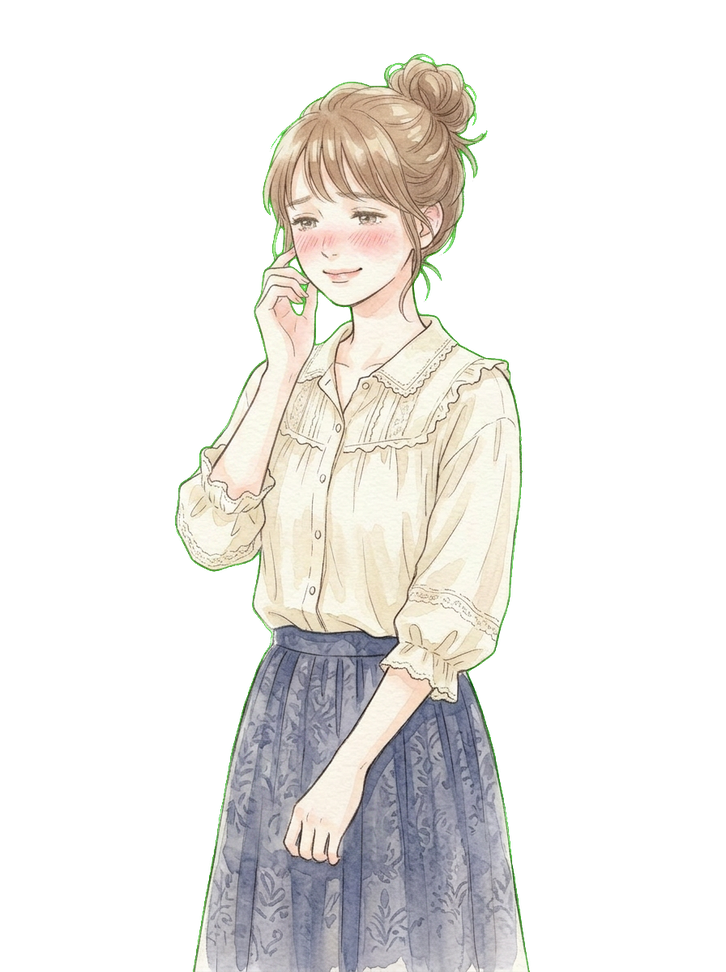
#> input picture assets/characters/mio_shy.png, 726 x 972 px, shrunk from 896 x 1200 before the run, found by its file name
$ python chroma_key.py assets/characters/mio_shy.png
#> lines starting #> are read from the running program, lines starting #| are printed output that depends on the picture; after the words box and inside, x2 and y2 are one past the last pixel; in counts of white or black regions, pixels touching at a corner belong together
#!/usr/bin/env python3
"""
chroma_key.py ― グリーンバック／マゼンタバック画像を透過PNGに変換

使い方：
    python3 tools/chroma_key.py assets/characters/mio_shy.png
    python3 tools/chroma_key.py assets/characters/*.png
    python3 tools/chroma_key.py --color magenta assets/characters/kaoru_default.png
    python3 tools/chroma_key.py --tolerance 110 --softness 24 ...

動作：
  - RGB 入力 → chroma key で背景を除去して RGBA 出力 + despill（緑の色かぶり除去）
  - RGBA 入力 → 既存の alpha を維持したまま despill のみ実行（縁の緑フリンジ除去）

依存：
    pip install pillow numpy
"""
import argparse
import os
from PIL import Image
import numpy as np

COLORS = {
    "green":   (0, 255, 0),
    "magenta": (255, 0, 255),
    "auto":    None,   # 画像四隅の平均色を背景色とする
}

# [12 lines left out: function detect_bg_color, not called in this run]

def process(img_path, target_color=(0, 255, 0), tolerance=110, edge_softness=24,
            despill_strength=1.0):
    """
    target_color:    除去対象の RGB
    tolerance:       色距離の閾値（0=完全一致のみ、255=すべて除去）
    edge_softness:   境界のグラデーション幅（ピクセル）
    despill_strength: 緑の色かぶり除去の強度（0=なし、1=完全）
    """
#> called with img_path = 'assets/characters/mio_shy.png', target_color = (0, 255, 0), tolerance = 100, edge_softness = 20, despill_strength = 0.8
    im = Image.open(img_path)
#> im is the input picture: PIL image 726x972 RGBA; mean R, G, B, A 63.4, 62.2, 58.6, 81.3
    has_alpha = im.mode == "RGBA"
    im = im.convert("RGBA")
    arr = np.array(im).astype(np.float32)
    rgb = arr[..., :3]
    alpha_orig = arr[..., 3]
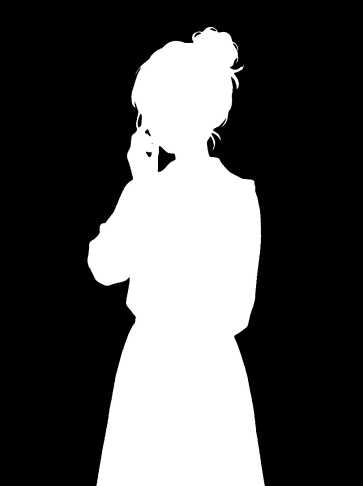
#> alpha_orig: shape (972, 726) float32 (shown at 1/2 size); min 0, max 255, mean 81.3
    target = np.array(target_color, dtype=np.float32)

    # 色距離
    dist = np.sqrt(np.sum((rgb - target) ** 2, axis=-1))
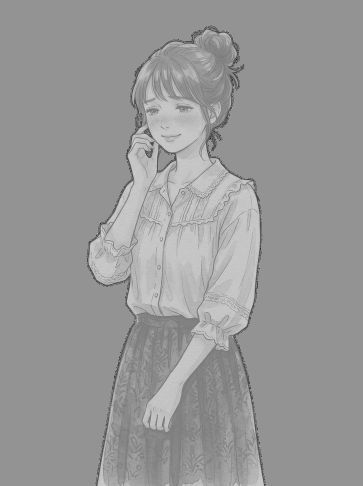
#> dist: shape (972, 726) float32 (shown at 1/2 size); min 0, max 441.7, mean 263.8; drawn with min black and max white

    # --- 1. chroma-key alpha の計算 ---
    t_in = tolerance
    t_out = tolerance + edge_softness
    alpha_chroma = np.clip((dist - t_in) / max(t_out - t_in, 1) * 255, 0, 255)
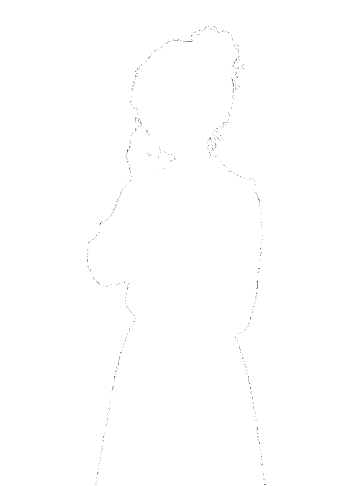
#> alpha_chroma: shape (972, 726) float32 (shown at 1/2 size); min 0, max 255, mean 254.7

    # RGB 入力の場合は chroma alpha を採用
    # RGBA 入力の場合は既存 alpha と min を取る（透明部分を勝手に不透明化しない）
    if has_alpha:
        final_alpha = np.minimum(alpha_orig, alpha_chroma)
    else:
        final_alpha = alpha_chroma

    # --- 2. Despill（色かぶり除去）---
    # 縁のピクセル（alphaが中間的な部分）にだけ強めに適用し、
    # 中央部（alpha=255）は元の色を極力保持する
    if target[1] > target[0] and target[1] > target[2]:
        # 緑系：G > max(R,B) のピクセルで G を減らす
        rb_max = np.maximum(rgb[..., 0], rgb[..., 2])
        excess = np.maximum(rgb[..., 1] - rb_max, 0)
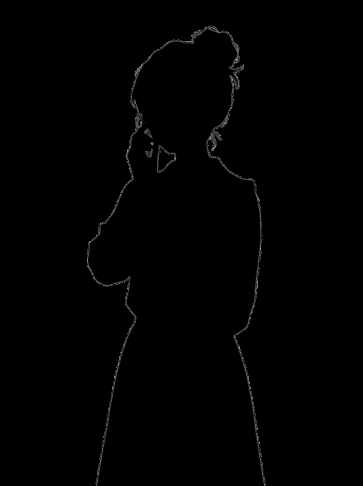
#> excess: shape (972, 726) float32 (shown at 1/2 size); min 0, max 255, mean 1.2
        # edge_factor: 完全不透明(alpha=255)は 0、中間(alpha=128)は 0.6、完全透明(alpha=0)は 1.0
        alpha_norm = final_alpha / 255.0
        edge_factor = (1.0 - alpha_norm) ** 1.5  # 中央は despill しない
        edge_factor *= despill_strength
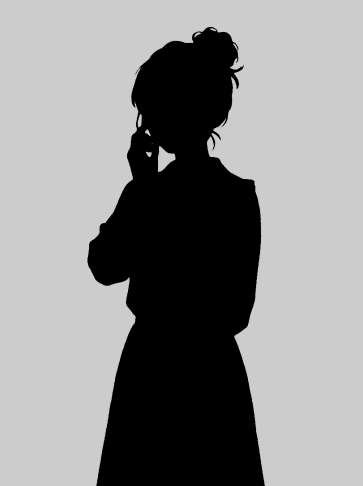
#> edge_factor: shape (972, 726) float32 (shown at 1/2 size); min 0, max 0.8, mean 0.545
        rgb[..., 1] -= excess * edge_factor
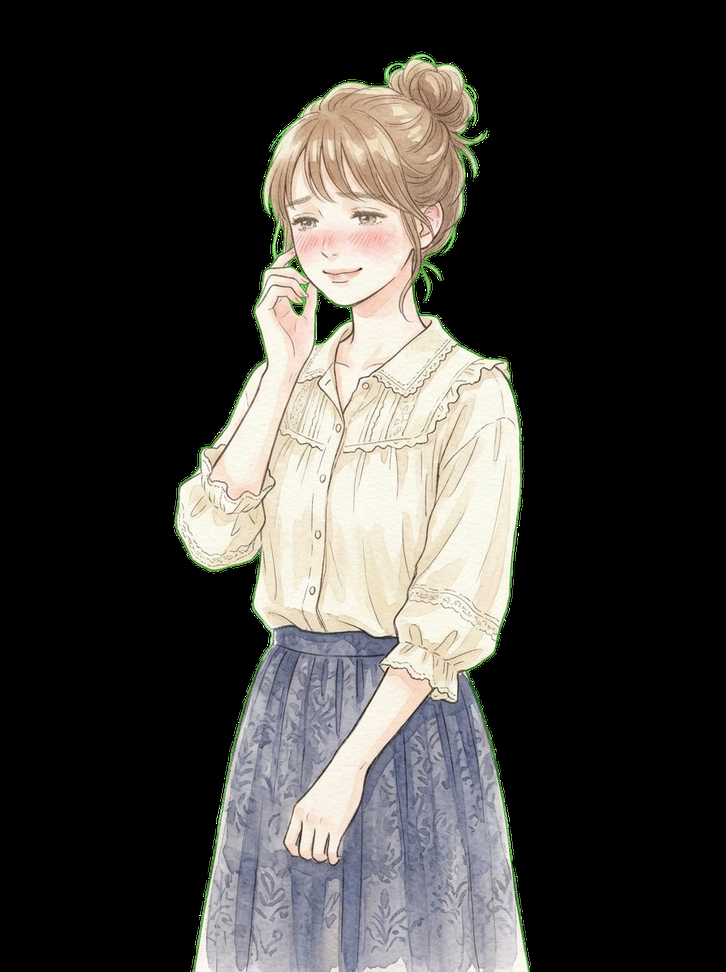
#> rgb: shape (972, 726, 3) float32; mean R, G, B 63.4, 61.7, 58.6
        # 除去分のごく一部だけ R/B に配分
        rgb[..., 0] += excess * edge_factor * 0.1
#> rgb: shape (972, 726, 3) float32; 1.15% of pixels changed, all inside (x1, y1, x2, y2) = (174, 51, 532, 972)
        rgb[..., 2] += excess * edge_factor * 0.1
#> rgb: shape (972, 726, 3) float32; mean R, G, B 63.5, 61.7, 58.7
    elif target[0] > target[1] and target[2] > target[1]:
        # マゼンタ系
        g = rgb[..., 1]
        r_excess = np.maximum(rgb[..., 0] - g, 0)
        b_excess = np.maximum(rgb[..., 2] - g, 0)
        alpha_norm = final_alpha / 255.0
        edge_factor = (1.0 - alpha_norm) ** 1.5
        edge_factor *= despill_strength
        rgb[..., 0] -= r_excess * edge_factor
        rgb[..., 2] -= b_excess * edge_factor

    rgb = np.clip(rgb, 0, 255)
    arr[..., :3] = rgb
    arr[..., 3] = final_alpha
#> arr: shape (972, 726, 4) float32; mean R, G, B, A 63.5, 61.7, 58.7, 81.5

    out = Image.fromarray(arr.astype(np.uint8), mode="RGBA")
    return out

def main():
    ap = argparse.ArgumentParser()
    ap.add_argument("paths", nargs="+", help="処理する画像ファイル")
    ap.add_argument("--color", choices=list(COLORS.keys()), default="green")
    ap.add_argument("--tolerance", type=int, default=100, help="色距離の閾値（デフォルト100）")
    ap.add_argument("--softness", type=int, default=20, help="境界のぼかし幅（デフォルト20）")
    ap.add_argument("--despill", type=float, default=0.8, help="色かぶり除去強度（0〜1.5、デフォルト0.8）")
    args = ap.parse_args()

    for p in args.paths:
        if not os.path.exists(p):
            print(f"  NOT FOUND: {p}")
            continue
        if args.color == "auto":
            target = detect_bg_color(p)
            print(f"  [auto] detected background: RGB{target}")
        else:
            target = COLORS[args.color]
        out = process(p, target_color=target,
                      tolerance=args.tolerance,
                      edge_softness=args.softness,
                      despill_strength=args.despill)
        out.save(p)
        alpha = np.array(out)[..., 3]
        transparent = (alpha == 0).mean() * 100
#> transparent = 67.55
        opaque = (alpha == 255).mean() * 100
#> opaque = 31.25
        print(f"{p} → RGBA {out.size} 透明={transparent:.1f}% 不透明={opaque:.1f}%")
#| assets/characters/mio_shy.png → RGBA (726, 972) 透明=67.5% 不透明=31.3%

if __name__ == "__main__":
    main()

$ run again, with assets/characters/ai_default.png copied over assets/characters/mio_shy.png
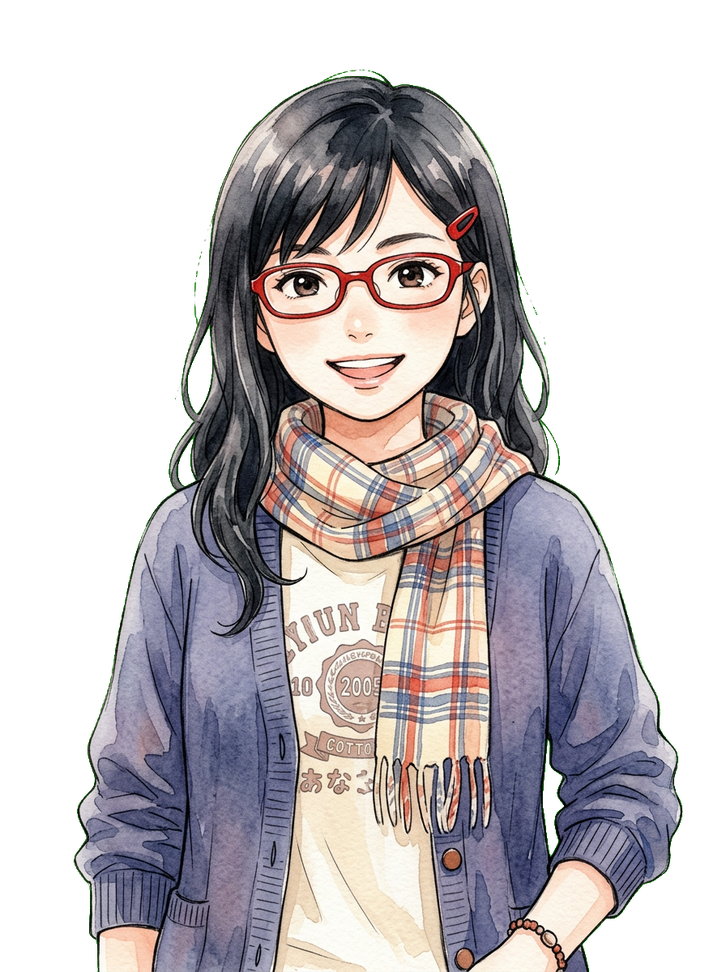
#> input picture assets/characters/ai_default.png, 726 x 972 px, shrunk from 896 x 1200 before the run, found by its file name
#> in process, im is the input picture: PIL image 726x972 RGBA; mean R, G, B, A 78.8, 74.4, 76.3, 136.3
#> in process, `edge_factor *= despill_strength`:
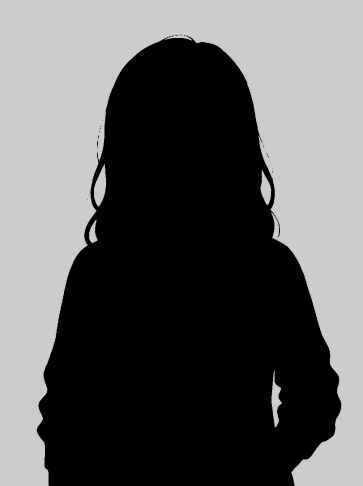
#> edge_factor: shape (972, 726) float32 (shown at 1/2 size); min 0, max 0.8, mean 0.372
#> in process, `rgb[..., 1] -= excess * edge_factor`:
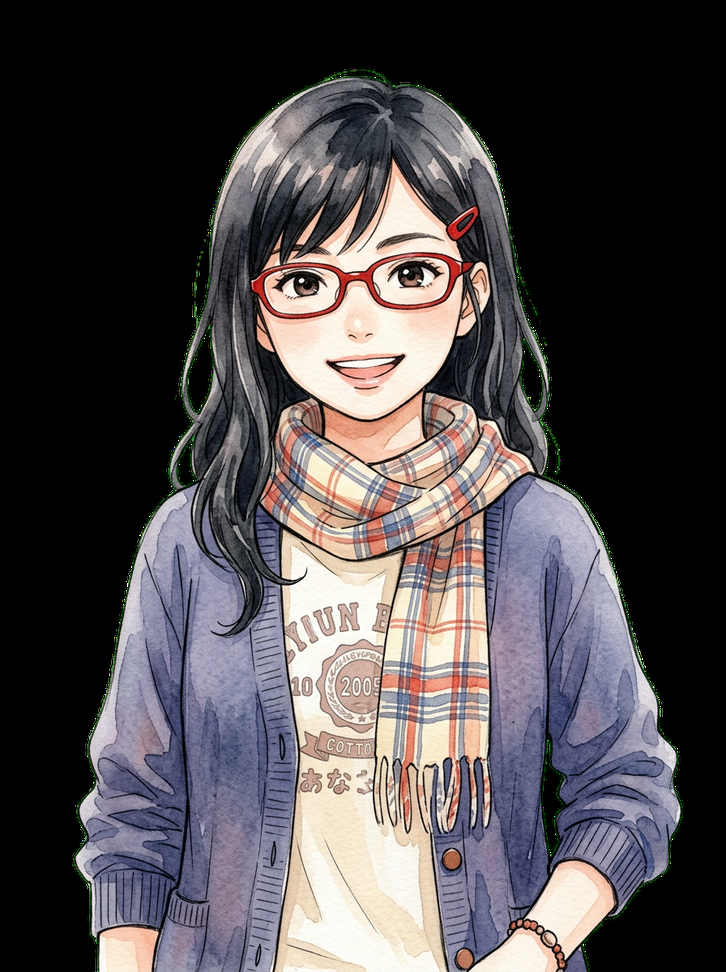
#> rgb: shape (972, 726, 3) float32; mean R, G, B 78.8, 74, 76.3
#> transparent = 45.86
#> opaque = 52.77
#| assets/characters/mio_shy.png → RGBA (726, 972) 透明=45.9% 不透明=52.8%

$ run again, with assets/characters/heino_default.png copied over assets/characters/mio_shy.png
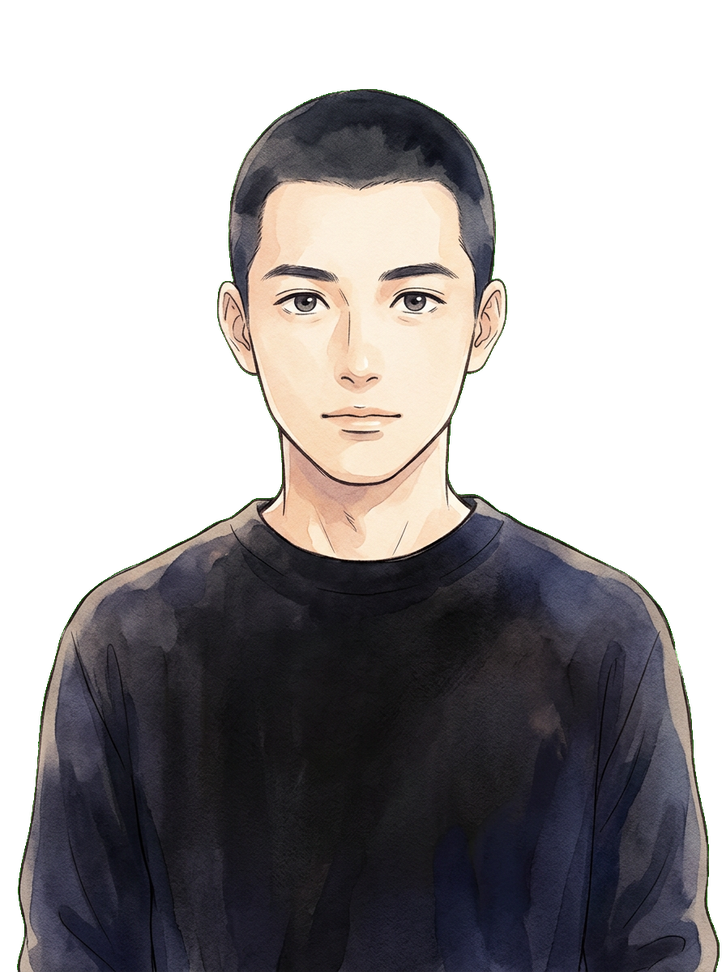
#> input picture assets/characters/heino_default.png, 726 x 972 px, shrunk from 896 x 1200 before the run, found by its file name
#> in process, im is the input picture: PIL image 726x972 RGBA; mean R, G, B, A 45, 42.2, 42.8, 136.8
#> in process, `edge_factor *= despill_strength`:
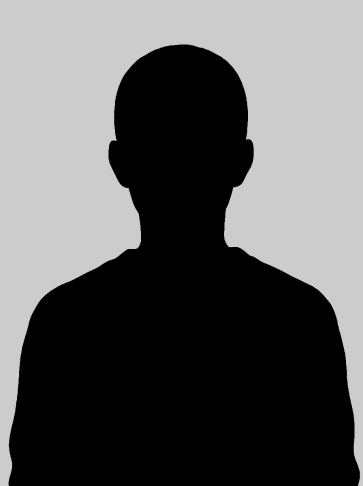
#> edge_factor: shape (972, 726) float32 (shown at 1/2 size); min 0, max 0.8, mean 0.37
#> in process, `rgb[..., 1] -= excess * edge_factor`:
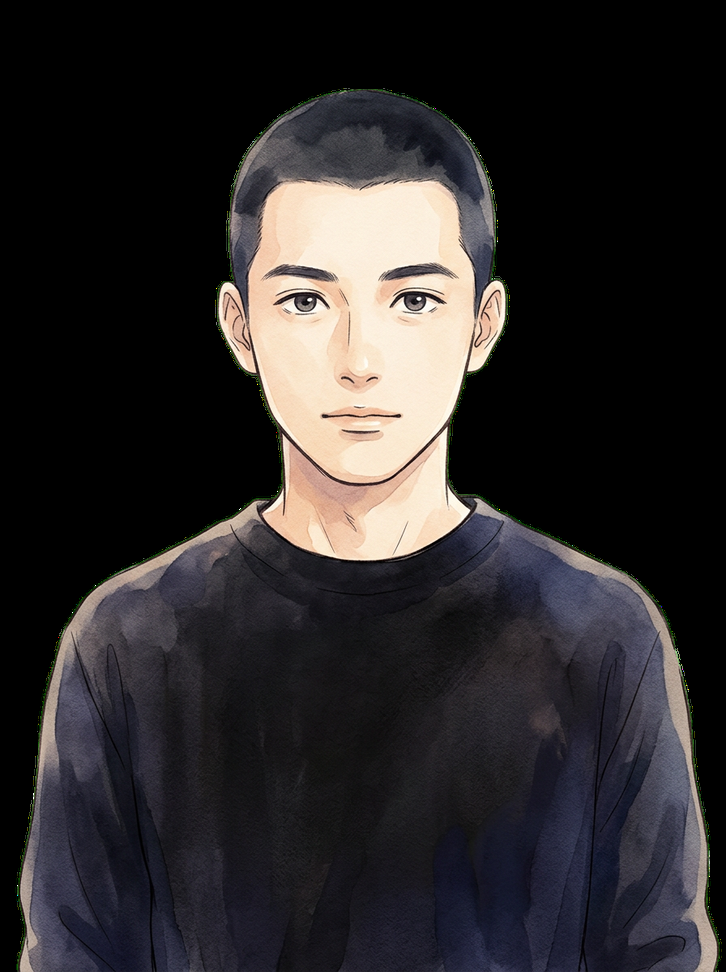
#> rgb: shape (972, 726, 3) float32; mean R, G, B 45, 42, 42.8
#> transparent = 45.87
#> opaque = 53.15
#| assets/characters/mio_shy.png → RGBA (726, 972) 透明=45.9% 不透明=53.2%
